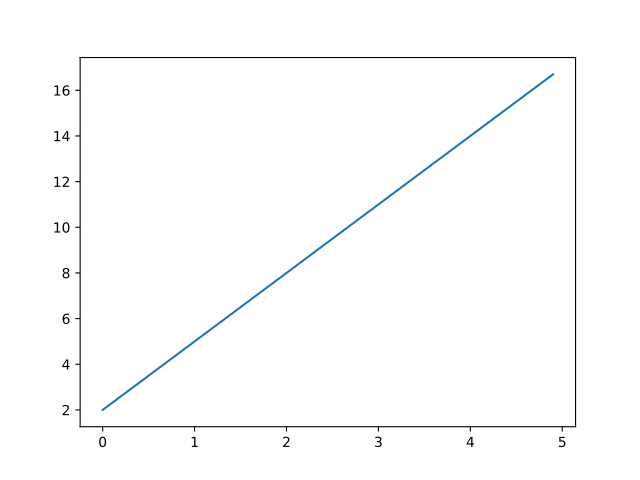

The Python source for this figure:
import matplotlib.pyplot as plt
import numpy as np

x = np.arange(0., 5., 0.1)
y = 2 + 3.0*x

plt.plot(x, y)
plt.show()
